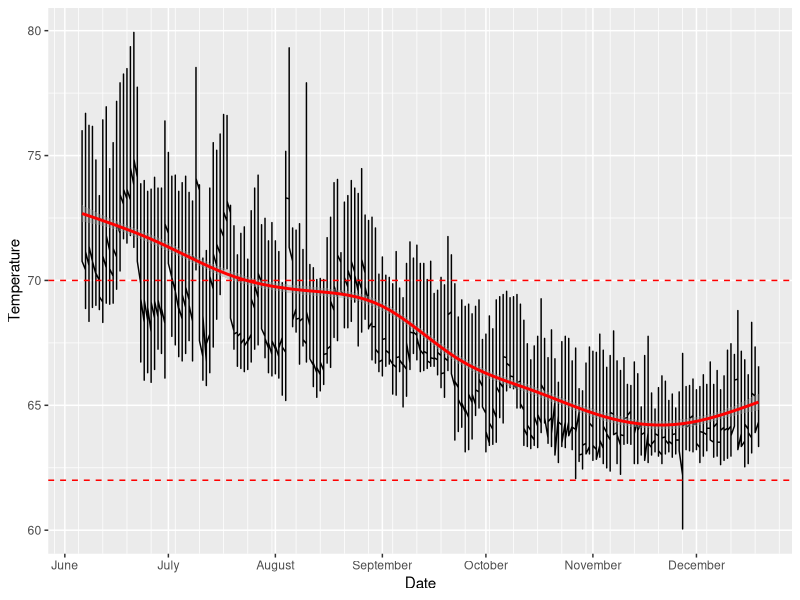
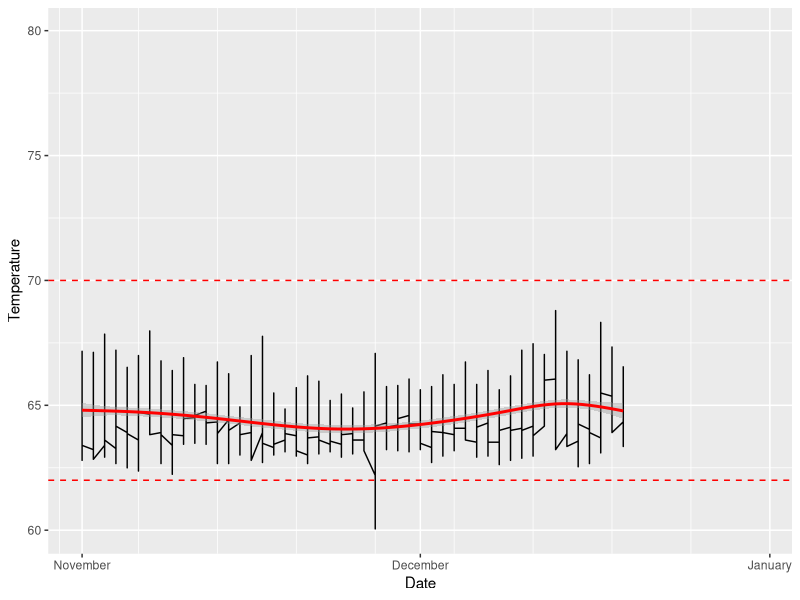
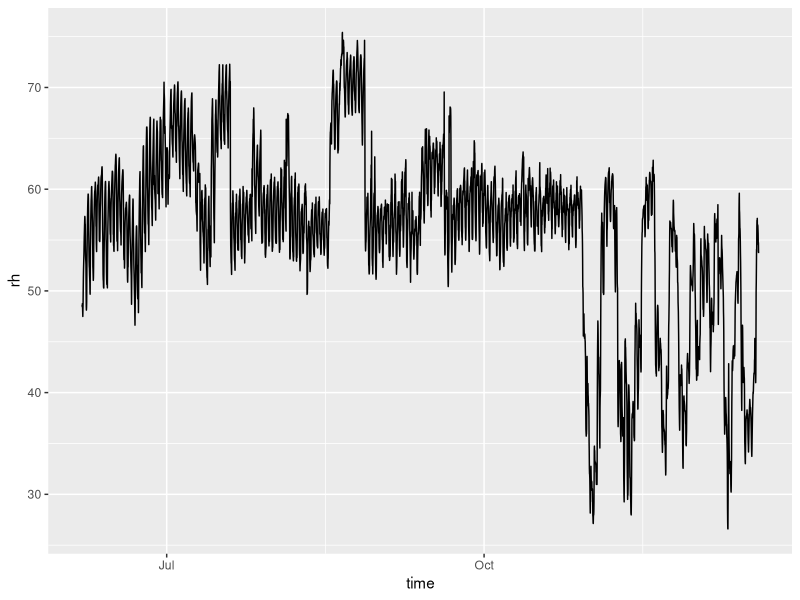
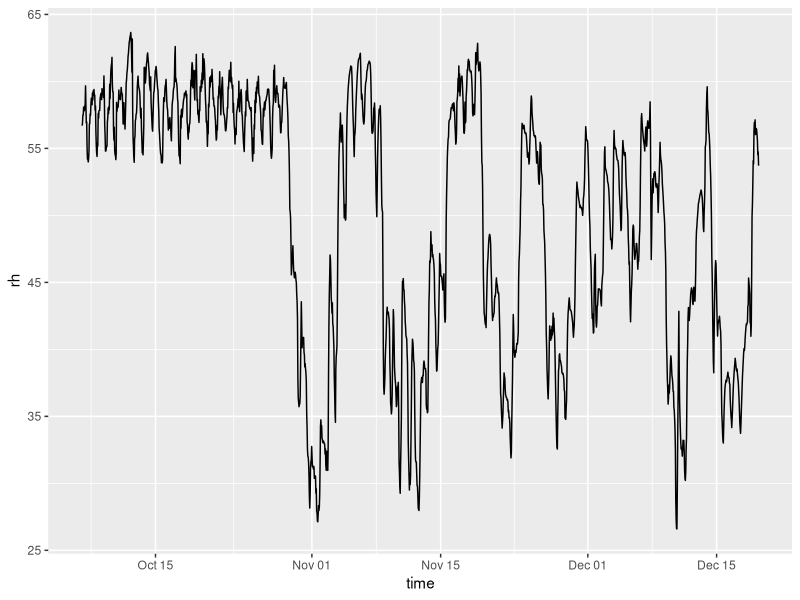

These figures' R source, in order:
## ---- chunk 1
library(tidyverse)
library(data.table)
library(lubridate)
## ---- chunk 2
# Example data
# from .hobo file that was exported to .csv in the HOBOware program
data <- fread("10596690_Birds_Mammals_Range.csv", skip=1, header=T)
colnames(data)  <- c("n","timestamp", "temp", "rh")

# change date/time to POSIXct class
data$time <- as.POSIXct(data$timestamp, format = "%m/%d/%y  %I:%M:%S %p")

# get just a date class for future filtering
data$date <- as.Date(data$time, format = "%m/%d/%Y")


min(data$date) 
max(data$date)
## ---- chunk 3
# Temperature
ggplot(data, aes(x=date, y=temp)) +
  geom_line() +
  geom_smooth(col="red") +
  geom_hline(aes(yintercept = 62), color="red", linetype="dashed") +
  geom_hline(aes(yintercept = 70), color="red", linetype="dashed") +
  labs(x="Date", y="Temperature") +
  scale_x_date(date_breaks = "1 month", date_minor_breaks = "1 week", date_labels = "%B")
## ---- chunk 4
# Temperature
ggplot(data, aes(x=date, y=temp)) +
  geom_line() +
  geom_smooth(col="red") +
  geom_hline(aes(yintercept = 62), color="red", linetype="dashed") +
  geom_hline(aes(yintercept = 70), color="red", linetype="dashed") +
  labs(x="Date", y="Temperature") +
  scale_x_date(date_breaks = "1 month", date_minor_breaks = "1 week", date_labels = "%B",
               limits = as.Date(c("2023-11-01", "2023-12-31")))
## ---- chunk 5
ggplot(data, aes(x=time, y=rh)) +
  geom_line()
## ---- chunk 6
data %>% 
  filter(date > "2023-10-06") %>% 
  ggplot(aes(x=time, y=rh)) +
  geom_line()
